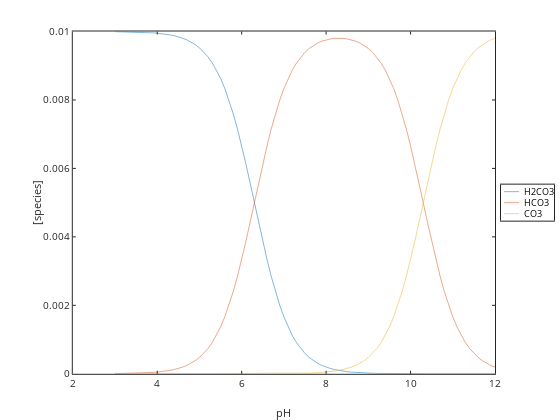

Notebook cell for this chart:
### Code cell
% graphing

graphics_toolkit ("plotly");

plot(pH,CT*alphaH2CO3,pH,CT*alphaHCO3,pH,CT*alphaCO3)
legend('H2CO3','HCO3','CO3','location','eastoutside')

xlabel('pH'); ylabel('[species]')

### Figure 1 — Plotly figure (JSON) as saved in the notebook; plotly's stock layout.template omitted (floating-point values rounded to 4 significant figures)
{"data": [{"line": {"color": "rgb(0,113,188)", "dash": "solid", "width": 0.5}, "marker": {"color": "rgb(0,113,188)", "line": {"color": "rgb(0,113,188)"}, "size": 6, "symbol": "none"}, "mode": "lines", "name": "H2CO3", "showlegend": true, "type": "scatter", "visibility": true, "x": [3, 3.1, 3.2, 3.3, 3.4, 3.5, 3.6, 3.7, 3.8, 3.9, 4, 4.1, 4.2, 4.3, 4.4, 4.5, 4.6, 4.7, 4.8, 4.9, 5, 5.1, 5.2, 5.3, 5.4, 5.5, 5.6, 5.7, 5.8, 5.9, 6, 6.1, 6.2, 6.3, 6.4, 6.5, 6.6, 6.7, 6.8, 6.9, 7, 7.1, 7.2, 7.3, 7.4, 7.5, 7.6, 7.7, 7.8, 7.9, 8, 8.1, 8.2, 8.3, 8.4, 8.5, 8.6, 8.7, 8.8, 8.9, 9, 9.1, 9.2, 9.3, 9.4, 9.5, 9.6, 9.7, 9.8, 9.9, 10, 10.1, 10.2, 10.3, 10.4, 10.5, 10.6, 10.7, 10.8, 10.9, 11, 11.1, 11.2, 11.3, 11.4, 11.5, 11.6, 11.7, 11.8, 11.9, 12], "xaxis": "x", "y": [0.009995, 0.009994, 0.009992, 0.00999, 0.009987, 0.009984, 0.00998, 0.009975, 0.009968, 0.00996, 0.00995, 0.009937, 0.009921, 0.009901, 0.009876, 0.009844, 0.009804, 0.009755, 0.009693, 0.009617, 0.009523, 0.009406, 0.009264, 0.009091, 0.008882, 0.008632, 0.008337, 0.007992, 0.007597, 0.007152, 0.006661, 0.006131, 0.005573, 0.005, 0.004427, 0.003868, 0.003338, 0.002847, 0.002402, 0.002007, 0.001663, 0.001367, 0.001117, 0.0009083, 0.000735, 0.0005926, 0.0004764, 0.0003819, 0.0003056, 0.0002441, 0.0001947, 0.0001551, 0.0001234, 9.804e-05, 7.783e-05, 6.173e-05, 4.89e-05, 3.868e-05, 3.056e-05, 2.41e-05, 1.896e-05, 1.489e-05, 1.165e-05, 9.083e-06, 7.05e-06, 5.443e-06, 4.176e-06, 3.181e-06, 2.402e-06, 1.796e-06, 1.329e-06, 9.717e-07, 7.016e-07, 5e-07, 3.516e-07, 2.441e-07, 1.673e-07, 1.134e-07, 7.597e-08, 5.043e-08, 3.319e-08, 2.168e-08, 1.408e-08, 9.091e-09, 5.845e-09, 3.745e-09, 2.392e-09, 1.524e-09, 9.693e-10, 6.155e-10, 3.903e-10], "yaxis": "y"}, {"line": {"color": "rgb(216,82,24)", "dash": "solid", "width": 0.5}, "marker": {"color": "rgb(216,82,24)", "line": {"color": "rgb(216,82,24)"}, "size": 6, "symbol": "none"}, "mode": "lines", "name": "HCO3", "showlegend": true, "type": "scatter", "visibility": true, "x": [3, 3.1, 3.2, 3.3, 3.4, 3.5, 3.6, 3.7, 3.8, 3.9, 4, 4.1, 4.2, 4.3, 4.4, 4.5, 4.6, 4.7, 4.8, 4.9, 5, 5.1, 5.2, 5.3, 5.4, 5.5, 5.6, 5.7, 5.8, 5.9, 6, 6.1, 6.2, 6.3, 6.4, 6.5, 6.6, 6.7, 6.8, 6.9, 7, 7.1, 7.2, 7.3, 7.4, 7.5, 7.6, 7.7, 7.8, 7.9, 8, 8.1, 8.2, 8.3, 8.4, 8.5, 8.6, 8.7, 8.8, 8.9, 9, 9.1, 9.2, 9.3, 9.4, 9.5, 9.6, 9.7, 9.8, 9.9, 10, 10.1, 10.2, 10.3, 10.4, 10.5, 10.6, 10.7, 10.8, 10.9, 11, 11.1, 11.2, 11.3, 11.4, 11.5, 11.6, 11.7, 11.8, 11.9, 12], "xaxis": "x", "y": [5.009e-06, 6.306e-06, 7.937e-06, 9.99e-06, 1.257e-05, 1.582e-05, 1.991e-05, 2.506e-05, 3.152e-05, 3.965e-05, 4.987e-05, 6.27e-05, 7.881e-05, 9.901e-05, 0.0001243, 0.000156, 0.0001956, 0.000245, 0.0003065, 0.0003829, 0.0004773, 0.0005935, 0.0007359, 0.0009091, 0.001118, 0.001368, 0.001663, 0.002008, 0.002403, 0.002847, 0.003339, 0.003869, 0.004427, 0.005, 0.005573, 0.006131, 0.006661, 0.007151, 0.007596, 0.00799, 0.008333, 0.008627, 0.008876, 0.009083, 0.009253, 0.009392, 0.009505, 0.009594, 0.009664, 0.009717, 0.009756, 0.009783, 0.009799, 0.009804, 0.009799, 0.009783, 0.009756, 0.009717, 0.009664, 0.009594, 0.009505, 0.009392, 0.009253, 0.009083, 0.008876, 0.008627, 0.008333, 0.00799, 0.007596, 0.007151, 0.006661, 0.006131, 0.005573, 0.005, 0.004427, 0.003869, 0.003339, 0.002847, 0.002403, 0.002008, 0.001663, 0.001368, 0.001118, 0.0009091, 0.0007359, 0.0005935, 0.0004773, 0.0003829, 0.0003065, 0.000245, 0.0001956], "yaxis": "y"}, {"line": {"color": "rgb(236,176,31)", "dash": "solid", "width": 0.5}, "marker": {"color": "rgb(236,176,31)", "line": {"color": "rgb(236,176,31)"}, "size": 6, "symbol": "none"}, "mode": "lines", "name": "CO3", "showlegend": true, "type": "scatter", "visibility": true, "x": [3, 3.1, 3.2, 3.3, 3.4, 3.5, 3.6, 3.7, 3.8, 3.9, 4, 4.1, 4.2, 4.3, 4.4, 4.5, 4.6, 4.7, 4.8, 4.9, 5, 5.1, 5.2, 5.3, 5.4, 5.5, 5.6, 5.7, 5.8, 5.9, 6, 6.1, 6.2, 6.3, 6.4, 6.5, 6.6, 6.7, 6.8, 6.9, 7, 7.1, 7.2, 7.3, 7.4, 7.5, 7.6, 7.7, 7.8, 7.9, 8, 8.1, 8.2, 8.3, 8.4, 8.5, 8.6, 8.7, 8.8, 8.9, 9, 9.1, 9.2, 9.3, 9.4, 9.5, 9.6, 9.7, 9.8, 9.9, 10, 10.1, 10.2, 10.3, 10.4, 10.5, 10.6, 10.7, 10.8, 10.9, 11, 11.1, 11.2, 11.3, 11.4, 11.5, 11.6, 11.7, 11.8, 11.9, 12], "xaxis": "x", "y": [2.511e-13, 3.979e-13, 6.305e-13, 9.99e-13, 1.583e-12, 2.508e-12, 3.973e-12, 6.294e-12, 9.968e-12, 1.579e-11, 2.499e-11, 3.956e-11, 6.26e-11, 9.901e-11, 1.565e-10, 2.473e-10, 3.903e-10, 6.155e-10, 9.693e-10, 1.524e-09, 2.392e-09, 3.745e-09, 5.845e-09, 9.091e-09, 1.408e-08, 2.168e-08, 3.319e-08, 5.043e-08, 7.597e-08, 1.134e-07, 1.673e-07, 2.441e-07, 3.516e-07, 5e-07, 7.016e-07, 9.717e-07, 1.329e-06, 1.796e-06, 2.402e-06, 3.181e-06, 4.176e-06, 5.443e-06, 7.05e-06, 9.083e-06, 1.165e-05, 1.489e-05, 1.896e-05, 2.41e-05, 3.056e-05, 3.868e-05, 4.89e-05, 6.173e-05, 7.783e-05, 9.804e-05, 0.0001234, 0.0001551, 0.0001947, 0.0002441, 0.0003056, 0.0003819, 0.0004764, 0.0005926, 0.000735, 0.0009083, 0.001117, 0.001367, 0.001663, 0.002007, 0.002402, 0.002847, 0.003338, 0.003868, 0.004427, 0.005, 0.005573, 0.006131, 0.006661, 0.007152, 0.007597, 0.007992, 0.008337, 0.008632, 0.008882, 0.009091, 0.009264, 0.009406, 0.009523, 0.009617, 0.009693, 0.009755, 0.009804], "yaxis": "y"}, {"hoverinfo": "none", "line": {"color": "rgb(0,113,188)", "dash": "solid", "width": 0.5}, "marker": {"color": "rgb(0,113,188)", "line": {"color": "rgb(0,113,188)"}, "size": 6, "symbol": "none"}, "mode": "lines", "name": "", "showlegend": false, "type": "scatter", "visibility": true, "x": [3, 18], "xaxis": "x2", "y": [7, 7], "yaxis": "y2"}, {"hoverinfo": "none", "line": {"color": "rgb(216,82,24)", "dash": "solid", "width": 0.5}, "marker": {"color": "rgb(216,82,24)", "line": {"color": "rgb(216,82,24)"}, "size": 6, "symbol": "none"}, "mode": "lines", "name": "", "showlegend": false, "type": "scatter", "visibility": true, "x": [3, 18], "xaxis": "x2", "y": [18, 18], "yaxis": "y2"}, {"hoverinfo": "none", "line": {"color": "rgb(236,176,31)", "dash": "solid", "width": 0.5}, "marker": {"color": "rgb(236,176,31)", "line": {"color": "rgb(236,176,31)"}, "size": 6, "symbol": "none"}, "mode": "lines", "name": "", "showlegend": false, "type": "scatter", "visibility": true, "x": [3, 18], "xaxis": "x2", "y": [29, 29], "yaxis": "y2"}], "layout": {"annotations": [{"font": {"color": "rgb(0, 0, 0)", "size": 9}, "showarrow": false, "text": "H2CO3", "x": 21, "xanchor": "left", "xref": "x2", "y": 7, "yanchor": "middle", "yref": "y2"}, {"font": {"color": "rgb(0, 0, 0)", "size": 9}, "showarrow": false, "text": "HCO3", "x": 21, "xanchor": "left", "xref": "x2", "y": 18, "yanchor": "middle", "yref": "y2"}, {"font": {"color": "rgb(0, 0, 0)", "size": 9}, "showarrow": false, "text": "CO3", "x": 21, "xanchor": "left", "xref": "x2", "y": 29, "yanchor": "middle", "yref": "y2"}], "height": 420, "hovermode": "closest", "margin": {"b": 0, "l": 0, "r": 0, "t": 0}, "plot_bgcolor": "rgba(0, 0, 0, 0)", "showlegend": false, "width": 560, "xaxis": {"anchor": "y", "autorange": false, "domain": [0.13, 0.8839], "exponentformat": "none", "gridcolor": "rgba(38,38,38,0.15)", "gridwidth": 1, "linecolor": "rgb(38,38,38)", "linewidth": 1, "mirror": "ticks", "range": [2, 12], "showgrid": false, "showline": true, "side": "bottom", "spikedash": "solid", "spikemode": "across", "spikesides": false, "spikethickness": 1, "tickangle": 0, "tickcolor": "rgb(38,38,38)", "tickfont": {"color": "rgb(38,38,38)", "size": 10}, "ticklen": 3, "ticks": "inside", "ticktext": ["2", "4", "6", "8", "10", "12"], "tickvals": [2, 4, 6, 8, 10, 12], "title": {"font": {"color": "rgb(38,38,38)", "size": 11}, "text": "pH"}, "type": "linear", "visible": true, "zeroline": false}, "xaxis2": {"anchor": "y2", "autorange": false, "domain": [0.8946, 0.9893], "exponentformat": "none", "fixedrange": true, "gridcolor": "rgba(38,38,38,0.15)", "gridwidth": 1, "linecolor": "rgb(38,38,38)", "linewidth": 1, "mirror": true, "range": [0, 53], "showgrid": false, "showline": true, "showspikes": false, "side": "bottom", "spikedash": "solid", "spikemode": "across", "spikesides": false, "spikethickness": 1, "tickangle": 0, "tickcolor": "rgb(38,38,38)", "tickfont": {"color": "rgb(38,38,38)", "size": 9}, "ticklen": 3, "ticks": "", "ticktext": [], "tickvals": [], "title": {"font": {"color": "rgb(0, 0, 0)", "size": 9.9}, "text": ""}, "type": "linear", "visible": true, "zeroline": false}, "yaxis": {"anchor": "x", "autorange": false, "domain": [0.11, 0.925], "exponentformat": "none", "gridcolor": "rgba(38,38,38,0.15)", "gridwidth": 1, "linecolor": "rgb(38,38,38)", "linewidth": 1, "mirror": "ticks", "range": [0, 0.01], "showgrid": false, "showline": true, "side": "left", "spikedash": "solid", "spikemode": "across", "spikesides": false, "spikethickness": 1, "tickangle": 0, "tickcolor": "rgb(38,38,38)", "tickfont": {"color": "rgb(38,38,38)", "size": 10}, "ticklen": 3, "ticks": "inside", "ticktext": ["0", "0.002", "0.004", "0.006", "0.008", "0.01"], "tickvals": [0, 0.002, 0.004, 0.006, 0.008, 0.01], "title": {"font": {"color": "rgb(38,38,38)", "size": 11}, "text": "[species]"}, "type": "linear", "visible": true, "zeroline": false}, "yaxis2": {"anchor": "x2", "autorange": false, "domain": [0.4746, 0.5604], "exponentformat": "none", "fixedrange": true, "gridcolor": "rgba(38,38,38,0.15)", "gridwidth": 1, "linecolor": "rgb(38,38,38)", "linewidth": 1, "mirror": true, "range": [36, 0], "showgrid": false, "showline": true, "showspikes": false, "side": "left", "spikedash": "solid", "spikemode": "across", "spikesides": false, "spikethickness": 1, "tickangle": 0, "tickcolor": "rgb(38,38,38)", "tickfont": {"color": "rgb(38,38,38)", "size": 9}, "ticklen": 3, "ticks": "", "ticktext": [], "tickvals": [], "title": {"font": {"color": "rgb(0, 0, 0)", "size": 9.9}, "text": ""}, "type": "linear", "visible": true, "zeroline": false}}}
